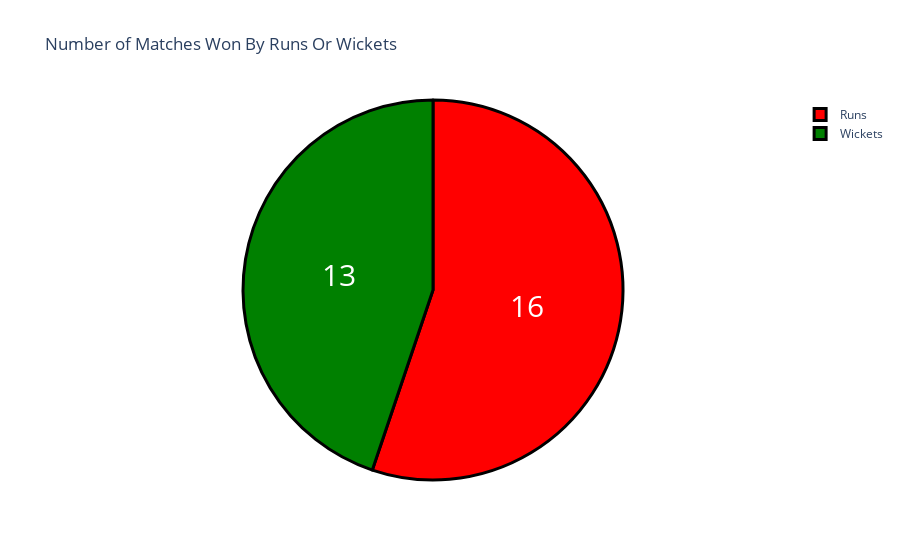

Notebook code for this chart:
### Markdown cell above
### As England won the t20 world cup 2022, England won five matches. And Both Pakistan and India won 4 matches.

### Code cell
won_by = data["won by"].value_counts()
label = won_by.index
counts = won_by.values
colors = ['red','green']

fig = go.Figure(data=[go.Pie(labels=label, values=counts)])
fig.update_layout(title_text='Number of Matches Won By Runs Or Wickets')
fig.update_traces(hoverinfo='label+percent', textinfo='value', textfont_size=30,
                  marker=dict(colors=colors, line=dict(color='black', width=3)))
fig.show()

### Figure 1 — Plotly figure (JSON) as saved in the notebook; plotly's stock layout.template omitted (floating-point values rounded to 4 significant figures)
{"data": [{"hoverinfo": "label+percent", "labels": ["Runs", "Wickets"], "marker": {"colors": ["red", "green"], "line": {"color": "black", "width": 3}}, "textfont": {"size": 30}, "textinfo": "value", "type": "pie", "values": [16, 13]}], "layout": {"title": {"text": "Number of Matches Won By Runs Or Wickets"}}}
